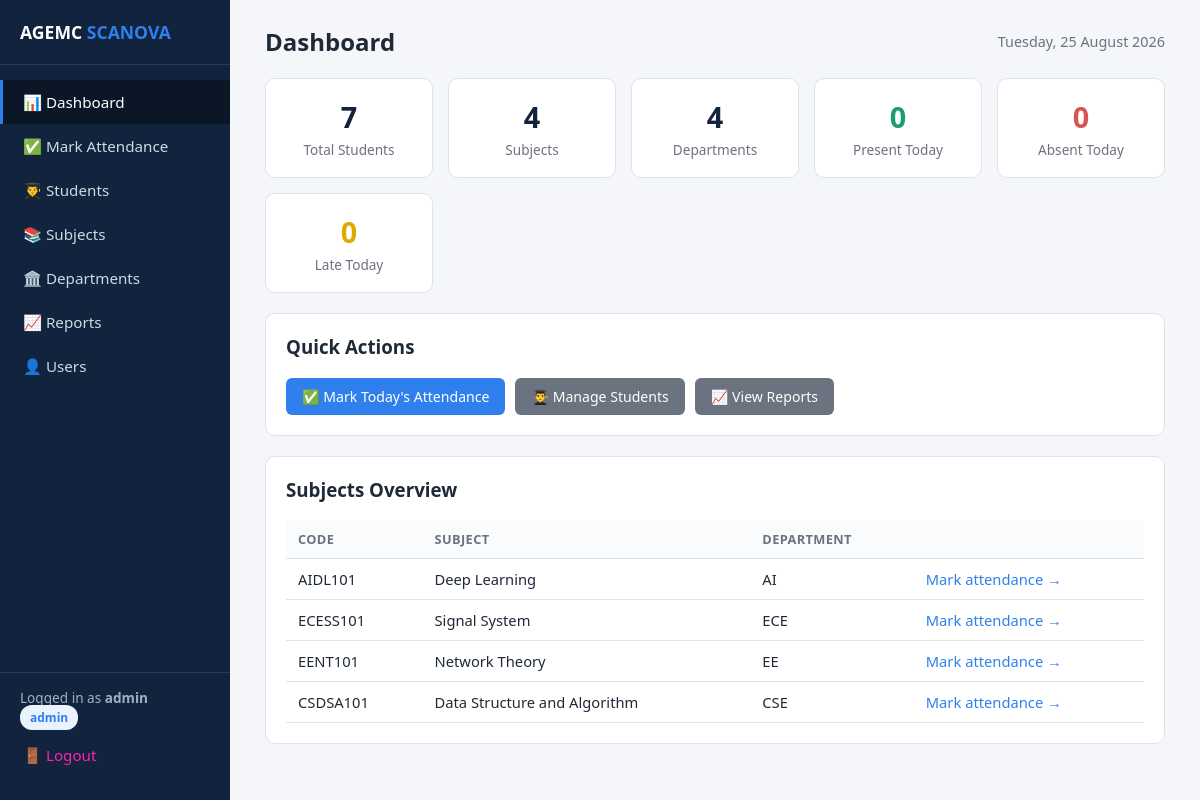
Screenshot of / (signed in) with the database file from the repository.
### app.py (models this page shows)
class Subject(db.Model):
    id = db.Column(db.Integer, primary_key=True)
    name = db.Column(db.String(100), nullable=False)
    code = db.Column(db.String(20), nullable=False, unique=True)
    department_id = db.Column(db.Integer, db.ForeignKey('department.id'), nullable=False)
    semester = db.Column(db.String(20))

class Department(db.Model):
    id = db.Column(db.Integer, primary_key=True)
    name = db.Column(db.String(100), nullable=False, unique=True)
    subjects = db.relationship('Subject', backref='department', lazy=True)
    students = db.relationship('Student', backref='department', lazy=True)

### app.py (the view)
@app.route('/')
@login_required
def dashboard():
    total_students = Student.query.count()
    total_subjects = Subject.query.count()
    total_departments = Department.query.count()
    today = date.today()
    today_present = Attendance.query.filter_by(date=today, status='Present').count()
    today_absent = Attendance.query.filter_by(date=today, status='Absent').count()
    today_late = Attendance.query.filter_by(date=today, status='Late').count()
    subjects = Subject.query.all()
    return render_template('dashboard.html',
                            total_students=total_students,
                            total_subjects=total_subjects,
                            total_departments=total_departments,
                            today_present=today_present,
                            today_absent=today_absent,
                            today_late=today_late,
                            subjects=subjects,
                            today=today)

### app.py (called while the page is built)
def login_required(f):
    @wraps(f)
    def decorated(*args, **kwargs):
        if 'user_id' not in session:
            flash('Please log in first.', 'warning')
            return redirect(url_for('login'))
        return f(*args, **kwargs)
    return decorated

@app.context_processor
def inject_user():
    return dict(current_user_role=session.get('role'), current_username=session.get('username'),
                year_choices=YEAR_CHOICES)

### templates/dashboard.html
{% extends "base.html" %}
{% block content %}
<div class="topbar">
  <h1>Dashboard</h1>
  <span style="color:#6b7280; font-size:0.9rem;">{{ today.strftime('%A, %d %B %Y') }}</span>
</div>
<div class="stat-grid">
  <div class="stat-card"><div class="num">{{ total_students }}</div><div class="label">Total Students</div></div>
  <div class="stat-card"><div class="num">{{ total_subjects }}</div><div class="label">Subjects</div></div>
  <div class="stat-card"><div class="num">{{ total_departments }}</div><div class="label">Departments</div></div>
  <div class="stat-card"><div class="num" style="color:#1a9e6b;">{{ today_present }}</div><div class="label">Present Today</div></div>
  <div class="stat-card"><div class="num" style="color:#d9534f;">{{ today_absent }}</div><div class="label">Absent Today</div></div>
  <div class="stat-card"><div class="num" style="color:#e0a800;">{{ today_late }}</div><div class="label">Late Today</div></div>
</div>
<div class="card">
  <h3 style="margin-top:0;">Quick Actions</h3>
  <div style="display:flex; gap:10px; flex-wrap:wrap;">
    <a href="{{ url_for('attendance') }}" class="btn">✅ Mark Today's Attendance</a>
    <a href="{{ url_for('students') }}" class="btn btn-secondary">👨‍🎓 Manage Students</a>
    <a href="{{ url_for('reports') }}" class="btn btn-secondary">📈 View Reports</a>
  </div>
</div>
<div class="card">
  <h3 style="margin-top:0;">Subjects Overview</h3>
  {% if subjects %}
  <table>
    <tr><th>Code</th><th>Subject</th><th>Department</th><th></th></tr>
    {% for s in subjects %}
    <tr>
      <td>{{ s.code }}</td>
      <td>{{ s.name }}</td>
      <td>{{ s.department.name }}</td>
      <td><a class="link" href="{{ url_for('attendance', subject_id=s.id) }}">Mark attendance →</a></td>
    </tr>
    {% endfor %}
  </table>
  {% else %}
  <div class="empty-state">No subjects yet. <a class="link" href="{{ url_for('subjects') }}">Add one</a>.</div>
  {% endif %}
</div>
{% endblock %}

### templates/base.html (shortened to what this page needs)
<!DOCTYPE html>
<html lang="en">
<head>
</head>
<body>
<div class="layout">
  {% if session.get('user_id') %}
  <div class="sidebar">
    <div class="brand">AGEMC<span> SCANOVA</span></div>
    <a href="{{ url_for('dashboard') }}" class="{{ 'active' if request.endpoint=='dashboard' }}">📊 Dashboard</a>
    <a href="{{ url_for('attendance') }}" class="{{ 'active' if request.endpoint=='attendance' }}">✅ Mark Attendance</a>
    <a href="{{ url_for('students') }}" class="{{ 'active' if request.endpoint=='students' }}">👨‍🎓 Students</a>
    <a href="{{ url_for('subjects') }}" class="{{ 'active' if request.endpoint=='subjects' }}">📚 Subjects</a>
    <a href="{{ url_for('departments') }}" class="{{ 'active' if request.endpoint=='departments' }}">🏛️ Departments</a>
    <a href="{{ url_for('reports') }}" class="{{ 'active' if request.endpoint in ['reports','student_report'] }}">📈 Reports</a>
    {% if session.get('role') == 'admin' %}
    <a href="{{ url_for('users') }}" class="{{ 'active' if request.endpoint=='users' }}">👤 Users</a>
    {% endif %}
    <div class="footer-user">
      Logged in as <b>{{ current_username }}</b><br>
      <span class="badge-role">{{ current_user_role }}</span><br><br>
      <a href="{{ url_for('logout') }}" style="color:#f2a; padding:0;">🚪 Logout</a>
    </div>
  </div>
  {% endif %}
  <div class="main">
    {% block content %}{% endblock %}
  </div>
</div>
</body>
</html>

### templates/base.html (style rules this page uses)
:root { --navy: #12233d; --navy-dark: #0b1626; --accent: #2f80ed; --accent-light: #eaf2fe; --green: #1a9e6b; --red: #d9534f; --amber: #e0a800; --bg: #f4f6fa; --border: #dde3ec; --text: #1f2937; --muted: #6b7280; }
* { box-sizing: border-box; }
body { margin: 0; font-family: 'Segoe UI', Roboto, Arial, sans-serif; background: var(--bg); color: var(--text); }
.layout { display: flex; min-height: 100vh; }
.sidebar { width: 230px; background: var(--navy); color: #fff; display: flex; flex-direction: column; padding: 20px 0; }
.sidebar .brand { padding: 0 20px 20px 20px; font-weight: 700; font-size: 1.1rem; border-bottom: 1px solid rgba(255,255,255,0.1); margin-bottom: 15px; }
.sidebar .brand span { color: var(--accent); }
.sidebar a { color: #cfd8e3; text-decoration: none; padding: 12px 20px; display: block; font-size: 0.95rem; border-left: 3px solid transparent; }
.sidebar a:hover, .sidebar a.active { background: var(--navy-dark); color: #fff; border-left: 3px solid var(--accent); }
.sidebar .footer-user { margin-top: auto; padding: 15px 20px; border-top: 1px solid rgba(255,255,255,0.1); font-size: 0.85rem; color: #9fb0c3; }
.main { flex: 1; padding: 25px 35px; }
.topbar { display: flex; justify-content: space-between; align-items: center; margin-bottom: 20px; }
.topbar h1 { font-size: 1.5rem; margin: 0; }
.badge-role { background: var(--accent-light); color: var(--accent); padding: 4px 10px; border-radius: 12px; font-size: 0.75rem; font-weight: 600; }
.card { background: #fff; border: 1px solid var(--border); border-radius: 10px; padding: 20px; margin-bottom: 20px; }
.stat-grid { display: grid; grid-template-columns: repeat(auto-fit, minmax(160px, 1fr)); gap: 15px; margin-bottom: 20px; }
.stat-card { background: #fff; border: 1px solid var(--border); border-radius: 10px; padding: 18px; text-align: center; }
.stat-card .num { font-size: 1.8rem; font-weight: 700; color: var(--navy); }
.stat-card .label { color: var(--muted); font-size: 0.85rem; margin-top: 4px; }
table { width: 100%; border-collapse: collapse; }
th, td { padding: 10px 12px; text-align: left; border-bottom: 1px solid var(--border); font-size: 0.92rem; }
th { background: #fafbfd; color: var(--muted); font-weight: 600; font-size: 0.8rem; text-transform: uppercase; letter-spacing: 0.03em; }
.btn { display: inline-block; background: var(--accent); color: #fff; border: none; padding: 9px 16px; border-radius: 6px; cursor: pointer; text-decoration: none; font-size: 0.88rem; font-weight: 500; }
.btn-secondary { background: #6b7280; }
a.link { color: var(--accent); text-decoration: none; font-weight: 500; }

### rows the page displays
Subject: code "AIDL101", name "Deep Learning", department.name "AI"
Subject: code "ECESS101", name "Signal System", department.name "ECE"
Subject: code "EENT101", name "Network Theory", department.name "EE"
Subject: code "CSDSA101", name "Data Structure and Algorithm", department.name "CSE"

### other values shown
{{ current_username }} "admin"
{{ current_user_role }} "admin"
{{ total_students }} "7"
{{ total_subjects }} "4"
{{ total_departments }} "4"
{{ today_present }} "0"
{{ today_absent }} "0"
{{ today_late }} "0"
